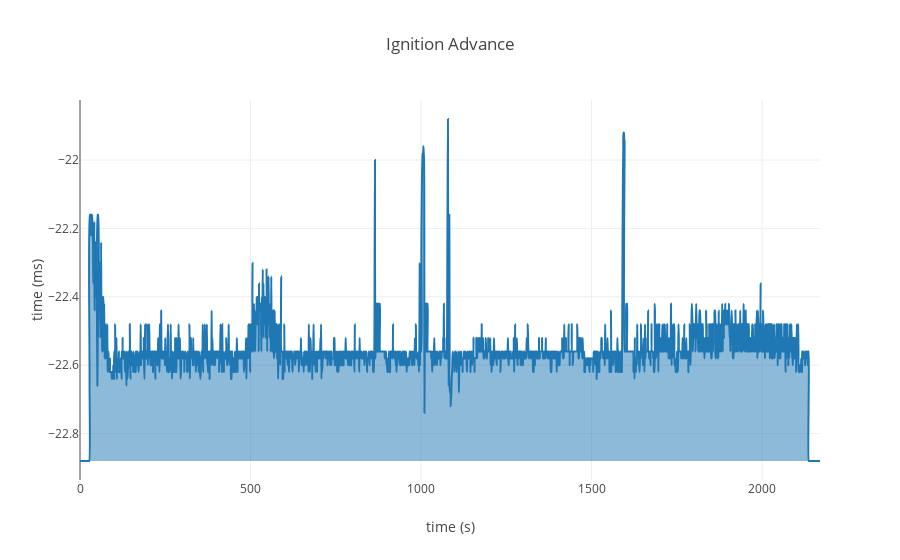

Notebook source saved alongside this figure:
### Markdown cell above
Shows the position of the throttle disc obtained from the MEMS ECU using the throttle potentiometer. This value should change from a low value to a high value as the throttle pedal is depressed.

### Code cell
lr.display_graph(['ignition_advance'], 'Ignition Advance', 'time (ms)')

### Figure 1 — Plotly figure (JSON) as saved in the notebook; plotly's stock layout.template omitted (floating-point values rounded to 4 significant figures; data arrays with more than 128 entries replaced by an {"elided": "..."} marker saying what was removed)
{"data": [{"connectgaps": true, "fill": "toself", "line": {"shape": "spline", "smoothing": 0.8}, "name": "ignition_advance", "type": "scatter", "uid": "4aff4417-e06a-4538-8c2c-6acfd2b4bc1c", "x": {"elided": "2171 int values"}, "y": {"elided": "2171 float values"}}], "layout": {"autosize": true, "title": {"text": "Ignition Advance"}, "xaxis": {"autorange": true, "range": [0, 2170], "title": {"text": "time (s)"}, "type": "linear"}, "yaxis": {"autorange": true, "range": [-22.94, -21.82], "title": {"text": "time (ms)"}, "type": "linear", "zeroline": false}}}
